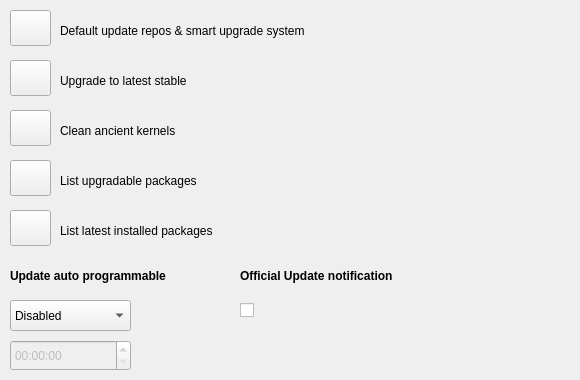
      <widget class="QWidget" name="tab_17">
       <attribute name="title">
        <string>Advanced</string>
       </attribute>
       <widget class="QPushButton" name="dist_upgradeButton">
        <property name="geometry">
         <rect>
          <x>10</x>
          <y>10</y>
          <width>41</width>
          <height>36</height>
         </rect>
        </property>
        <property name="toolTip">
         <string>&lt;html&gt;&lt;head/&gt;&lt;body&gt;&lt;p&gt;apt-fast -y update&lt;/p&gt;&lt;p&gt;apt-fast -y dist-upgrade&lt;/p&gt;&lt;/body&gt;&lt;/html&gt;</string>
        </property>
        <property name="whatsThis">
         <string/>
        </property>
        <property name="text">
         <string/>
        </property>
        <property name="icon">
         <iconset resource="ubunsys.qrc">
          <normaloff>:/images/128-128-76912453c14fc15ed016df244ce34b54.png</normaloff>:/images/128-128-76912453c14fc15ed016df244ce34b54.png</iconset>
        </property>
        <property name="iconSize">
         <size>
          <width>30</width>
          <height>30</height>
         </size>
        </property>
        <property name="shortcut">
         <string/>
        </property>
        <property name="checkable">
         <bool>false</bool>
        </property>
       </widget>
       <widget class="QLabel" name="label_17">
        <property name="geometry">
         <rect>
          <x>60</x>
          <y>20</y>
          <width>511</width>
          <height>21</height>
         </rect>
        </property>
        <property name="font">
         <font>
          <weight>50</weight>
          <bold>false</bold>
         </font>
        </property>
        <property name="text">
         <string>Default update repos &amp; smart upgrade system</string>
        </property>
       </widget>
       <widget class="QLabel" name="label_60">
        <property name="geometry">
         <rect>
          <x>60</x>
          <y>70</y>
          <width>401</width>
          <height>21</height>
         </rect>
        </property>
        <property name="font">
         <font>
          <weight>50</weight>
          <bold>false</bold>
         </font>
        </property>
        <property name="text">
         <string>Upgrade to latest stable</string>
        </property>
       </widget>
       <widget class="QPushButton" name="cleanKernelsButton">
        <property name="geometry">
         <rect>
          <x>10</x>
          <y>110</y>
          <width>41</width>
          <height>36</height>
         </rect>
        </property>
        <property name="toolTip">
         <string>&lt;html&gt;&lt;head/&gt;&lt;body&gt;&lt;p&gt;Recover space from unused kernels&lt;/p&gt;&lt;/body&gt;&lt;/html&gt;</string>
        </property>
        <property name="whatsThis">
         <string/>
        </property>
        <property name="text">
         <string/>
        </property>
        <property name="icon">
         <iconset resource="ubunsys.qrc">
          <normaloff>:/images/broom2.png</normaloff>:/images/broom2.png</iconset>
        </property>
        <property name="iconSize">
         <size>
          <width>30</width>
          <height>30</height>
         </size>
        </property>
        <property name="shortcut">
         <string/>
        </property>
        <property name="checkable">
         <bool>false</bool>
        </property>
       </widget>
       <widget class="QLabel" name="label_59">
        <property name="geometry">
         <rect>
          <x>60</x>
          <y>120</y>
          <width>231</width>
          <height>21</height>
         </rect>
        </property>
        <property name="font">
         <font>
          <weight>50</weight>
          <bold>false</bold>
         </font>
        </property>
        <property name="text">
         <string>Clean ancient kernels</string>
        </property>
       </widget>
       <widget class="QCheckBox" name="checkBoxOfficialUpdateNotification">
        <property name="enabled">
         <bool>true</bool>
        </property>
        <property name="geometry">
         <rect>
          <x>240</x>
          <y>290</y>
          <width>51</width>
          <height>41</height>
         </rect>
        </property>
        <property name="styleSheet">
         <string notr="true"/>
        </property>
        <property name="text">
         <string/>
        </property>
        <property name="iconSize">
         <size>
          <width>16</width>
          <height>16</height>
         </size>
        </property>
        <property name="tristate">
         <bool>false</bool>
        </property>
       </widget>
       <widget class="QPushButton" name="listLatestInstalledPackagesButton">
        <property name="geometry">
         <rect>
          <x>10</x>
          <y>210</y>
          <width>41</width>
          <height>36</height>
         </rect>
        </property>
        <property name="toolTip">
         <string>&lt;html&gt;&lt;head/&gt;&lt;body&gt;&lt;p&gt;Recover space from unused kernels&lt;/p&gt;&lt;/body&gt;&lt;/html&gt;</string>
        </property>
        <property name="whatsThis">
         <string/>
        </property>
        <property name="text">
         <string/>
        </property>
        <property name="icon">
         <iconset resource="ubunsys.qrc">
          <normaloff>:/images/icons8-update-100.png</normaloff>:/images/icons8-update-100.png</iconset>
        </property>
        <property name="iconSize">
         <size>
          <width>30</width>
          <height>30</height>
         </size>
        </property>
        <property name="shortcut">
         <string/>
        </property>
        <property name="checkable">
         <bool>false</bool>
        </property>
       </widget>
       <widget class="QComboBox" name="comboBoxUpdate">
        <property name="geometry">
         <rect>
          <x>10</x>
          <y>300</y>
          <width>121</width>
          <height>31</height>
         </rect>
        </property>
        <item>
         <property name="text">
          <string>Disabled</string>
         </property>
        </item>
        <item>
         <property name="text">
          <string>Each hour</string>
         </property>
        </item>
        <item>
         <property name="text">
          <string>At boot</string>
         </property>
        </item>
       </widget>
       <widget class="QPushButton" name="listUpgradablePackagesButton">
        <property name="geometry">
         <rect>
          <x>10</x>
          <y>160</y>
          <width>41</width>
          <height>36</height>
         </rect>
        </property>
        <property name="toolTip">
         <string>&lt;html&gt;&lt;head/&gt;&lt;body&gt;&lt;p&gt;Recover space from unused kernels&lt;/p&gt;&lt;/body&gt;&lt;/html&gt;</string>
        </property>
        <property name="whatsThis">
         <string/>
        </property>
        <property name="text">
         <string/>
        </property>
        <property name="icon">
         <iconset resource="ubunsys.qrc">
          <normaloff>:/images/Future-595b40b75ba036ed117d7e0d.svg</normaloff>:/images/Future-595b40b75ba036ed117d7e0d.svg</iconset>
        </property>
        <property name="iconSize">
         <size>
          <width>30</width>
          <height>30</height>
         </size>
        </property>
        <property name="shortcut">
         <string/>
        </property>
        <property name="checkable">
         <bool>false</bool>
        </property>
       </widget>
       <widget class="QLabel" name="label_65">
        <property name="geometry">
         <rect>
          <x>60</x>
          <y>170</y>
          <width>231</width>
          <height>21</height>
         </rect>
        </property>
        <property name="font">
         <font>
          <weight>50</weight>
          <bold>false</bold>
         </font>
        </property>
        <property name="text">
         <string>List upgradable packages</string>
        </property>
       </widget>
       <widget class="QLabel" name="label_66">
        <property name="geometry">
         <rect>
          <x>60</x>
          <y>220</y>
          <width>231</width>
          <height>21</height>
         </rect>
        </property>
        <property name="font">
         <font>
          <weight>50</weight>
          <bold>false</bold>
         </font>
        </property>
        <property name="text">
         <string>List latest installed packages</string>
        </property>
       </widget>
       <widget class="QPushButton" name="upgradeLatestStableButton">
        <property name="geometry">
         <rect>
          <x>10</x>
          <y>60</y>
          <width>41</width>
          <height>36</height>
         </rect>
        </property>
        <property name="toolTip">
         <string>&lt;html&gt;&lt;head/&gt;&lt;body&gt;&lt;p&gt;do-release-upgrade&lt;/p&gt;&lt;/body&gt;&lt;/html&gt;</string>
        </property>
        <property name="whatsThis">
         <string/>
        </property>
        <property name="text">
         <string/>
        </property>
        <property name="icon">
         <iconset resource="ubunsys.qrc">
          <normaloff>:/images/upgrade.png</normaloff>:/images/upgrade.png</iconset>
        </property>
        <property name="iconSize">
         <size>
          <width>30</width>
          <height>30</height>
         </size>
        </property>
        <property name="shortcut">
         <string/>
        </property>
        <property name="checkable">
         <bool>false</bool>
        </property>
       </widget>
       <widget class="QLabel" name="label_130">
        <property name="geometry">
         <rect>
          <x>10</x>
          <y>260</y>
          <width>201</width>
          <height>31</height>
         </rect>
        </property>
        <property name="font">
         <font>
          <weight>75</weight>
          <bold>true</bold>
         </font>
        </property>
        <property name="text">
         <string>Update auto programmable</string>
        </property>
       </widget>
       <widget class="QLabel" name="label_63">
        <property name="geometry">
         <rect>
          <x>240</x>
          <y>260</y>
          <width>261</width>
          <height>31</height>
         </rect>
        </property>
        <property name="font">
         <font>
          <weight>75</weight>
          <bold>true</bold>
         </font>
        </property>
        <property name="text">
         <string>Official Update notification</string>
        </property>
       </widget>
       <widget class="QTimeEdit" name="timeEdit">
        <property name="enabled">
         <bool>false</bool>
        </property>
        <property name="geometry">
         <rect>
          <x>10</x>
          <y>340</y>
          <width>121</width>
          <height>31</height>
         </rect>
        </property>
       </widget>
      </widget>
